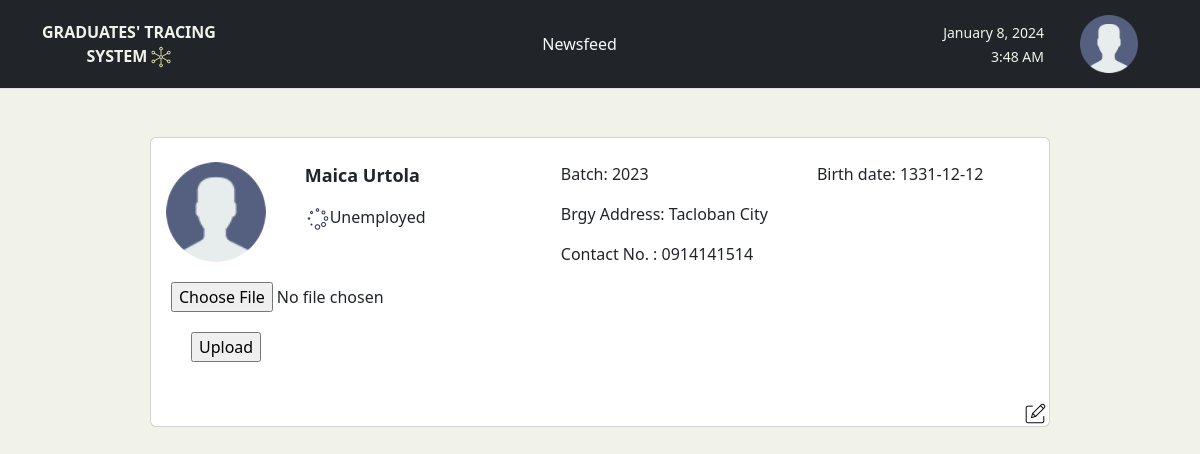
/sprofile.php (signed in), run on the app's committed database.
### tables this page shows
CREATE TABLE `users` (
  `user_id` int(11) NOT NULL,
  `StudentNo` varchar(20) NOT NULL,
  `First_Name` varchar(50) NOT NULL,
  `Last_Name` varchar(50) NOT NULL,
  `Sex` varchar(10) DEFAULT NULL,
  `DateBirth` date DEFAULT NULL,
  `ContactNo` varchar(15) DEFAULT NULL,
  `YearGraduate` int(11) DEFAULT NULL,
  `CurrentAddress` varchar(255) DEFAULT NULL,
  `Password` varchar(255) NOT NULL,
  `status` varchar(20) DEFAULT NULL,
  `image` varchar(100) DEFAULT NULL
);

### sprofile.php (the view, shortened to what this page needs)
<?php
$Login_id = $_SESSION["Login_id"];
include 'database.php';
$sql = "SELECT * FROM `users` WHERE `StudentNo` = '$Login_id'";
$result = mysqli_query($conn, $sql);
if ($result->num_rows > 0) {
    while ($row = $result->fetch_assoc()) {
        $First_Name = $row['First_Name'];
        $Last_Name = $row['Last_Name'];
        $DateBirth = $row['DateBirth'];
        $ContactNo = $row['ContactNo'];
        $YearGraduate = $row['YearGraduate'];
        $CurrentAddress = $row['CurrentAddress'];
        $status = $row['status'];
        $image = $row['image'];
        if ($image !== null) {
            $image = $row['image'];
        } else {
            $image = "Images/pfp.png";
        }
    }
} else {
    echo 'User not found';
}
?>
<div class="card mx-auto mt-5 py-4" style="width: 75%">
    <div class="text-center">
        <div class="row">
            <div class="col-2">
                <img src="<?php echo $image; ?>" class="mx-auto" style="width: 100px; height: 100px; border-radius: 50%;" />
                <div style="margin: 20px">
                    <form method="post" enctype="multipart/form-data">
                        <input type="file" name="image">
                        <input style="margin: 20px" type="submit" name="upload" value="Upload">
                    </form>
                </div>
            </div>
            <div class="col">
                <p style="text-align: left; font-size: 18px; font-weight: bold">
                    <?php echo $First_Name . ' ' . $Last_Name ?>
                </p>
                <p style="text-align: left">
                    <img src="./images/employed.png" style="width: 25px" /><?php echo $status ?>
                </p>
            </div>
            <div class="col">
                <p style="text-align: left">Batch: <?php echo $YearGraduate ?></p>
                <p style="text-align: left">Brgy Address: <?php echo $CurrentAddress ?></p>
                <p style="text-align: left">Contact No. : <?php echo $ContactNo ?></p>
            </div>
            <div class="col " style="
              position: relative;
            ">
                <p style="text-align: left">Birth date: <?php echo $DateBirth ?></p>
                <a href="#"><img id="editModal" type="" src="./images/edit.png" style="width: 25px; position: absolute; bottom: -24px; right: 13px" /></a>
            </div>
        </div>
    </div>
</div>
<?php
include $_SERVER['DOCUMENT_ROOT'] . '/layouts/student_layout.php';
?>

### css/custom.css (style rules this page uses)
:root { --background: #f1f2e8; --background2: #dde0c7; --textcolor: #272d5e; }
body { background-color: var(--background); }

### data on the page
users: First_Name "Maica", Last_Name "Urtola", status "Unemployed", YearGraduate "2023", CurrentAddress "Tacloban City", ContactNo "0914141514", DateBirth "1331-12-12"
